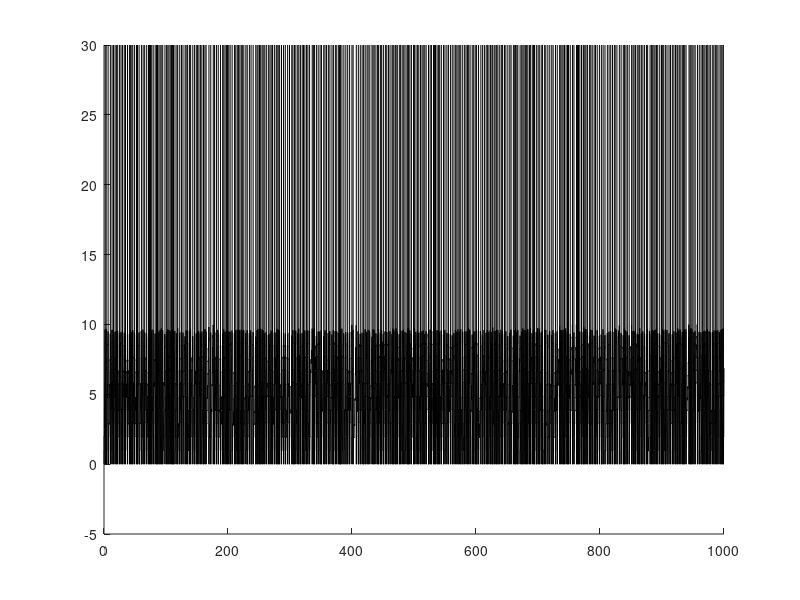
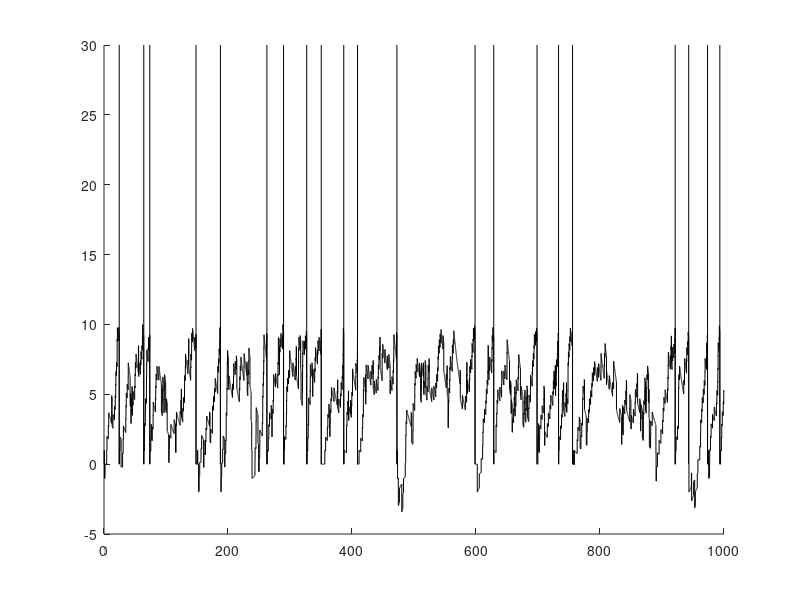
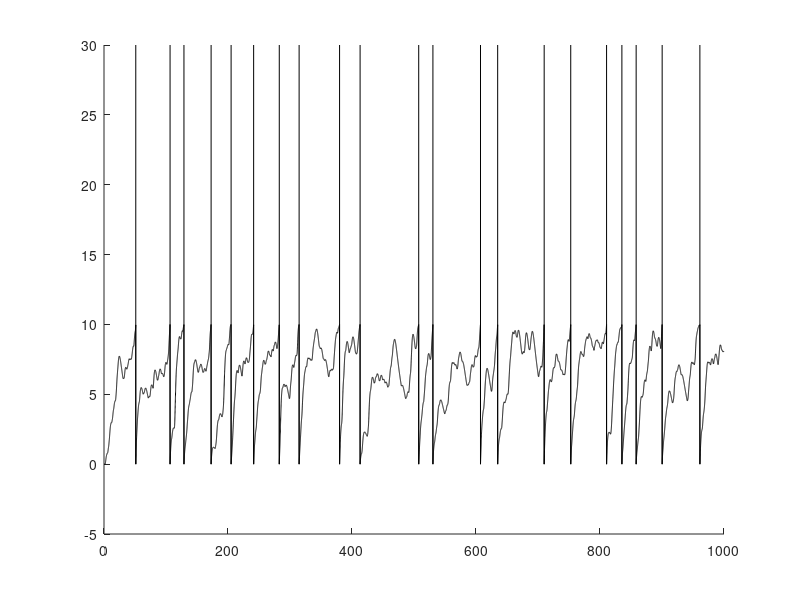
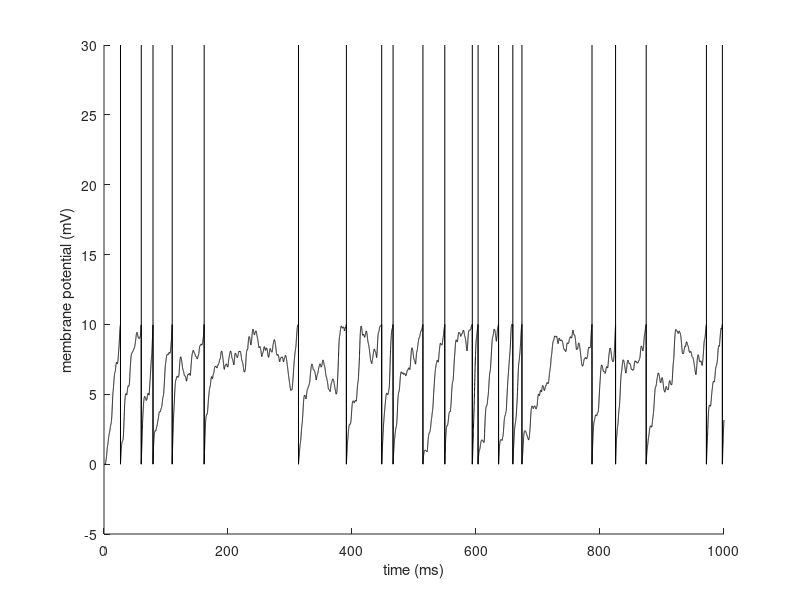

These charts were generated, in order, by the following MATLAB code:
%
%  Gabbiani & Cox, Mathematics for Neuroscientists, 2nd ed
%

%
%leaky integrate and fire with random inputs 
%modified from lif_syn.m

%test first constant current injection

%time constant
tau = 20; %ms

%input resistance
R = 10; %MOhms

v_thres = 10; %mV

%integration time step
dt = 0.05; %ms

%simulation time
t_max = 1000;
t_v = 0:dt:t_max-dt;
nt_v = length(t_v);

%compute constants to save time
dttau = dt/tau;
one_dttau = 1-dttau; %forward Euler
m1_dttau = 1/(1+dttau); %backward Euler

%number of simulations
%n_sims = 500;
n_sims = 1; %debugging

%input current
%constant current for debugging purposes
%i_v = 2*ones(size(t_v)); %nA

%to test the effect of a single synaptic input
%i_v = (qex/dt)*[zeros(size([0:dt:10-dt])) 1 zeros(size([10+dt:dt:t_max-dt]))];

%
%
% compute response to current-based excitation only.
%
%

%charge and number of excitatory inputs
qex = 2; %pCb
nex = 5000;

%save number of spikes per trial and isi distribution
n_spks_e = zeros(1,n_sims);
isis_e = [];

for j = 1:n_sims
    %EPSP input times uniformly distributed between 0 and t_max
    r_v = sort(t_max*rand(1,nex));

    %find corresponding indices in t_v
    ind_v = ceil(r_v/dt);
    ind_v = ind_v ( (ind_v > 0) & (ind_v <= nt_v));
    
    %generate pulse current vector
    i_v = zeros(size(t_v));
    i_v(ind_v) = 1;
    i_v = (qex/dt)*i_v;
    i_v_n = dttau * R * i_v;

    v_v = zeros(size(t_v));
    s_v = zeros(size(t_v));

    %simulate LIF response to input
    for i = 2:nt_v
        %forward Euler
        %v_v(i) = one_dttau * v_v(i-1) + i_v_n(i-1);
    
        %backward Euler
        v_v(i) = m1_dttau*(v_v(i-1) + i_v_n(i));
    
        if (v_v(i) >= v_thres)
            v_v(i) = 0;
            s_v(i) = 1;
        end;
    end;
    
    %spike indices
    ind_spk = find(s_v > 0.5);
    
    %compute number of spikes
    n_spks_e(j) = length(ind_spk);
    
    isis_e = [isis_e diff(t_v(ind_spk))]; 
end;

h_f1 = figure;
h_a1 = axes;

line('Parent',h_a1,'XData',t_v,'YData',v_v);


for i = 1:length(ind_spk);
    line('Parent',h_a1,'XData',[t_v(ind_spk(i)) t_v(ind_spk(i))],'YData',[0 30]);
end;

set(h_a1,'YLim',[-5 30]);

%for constant current input, compare simulated firing rate with theoretical f-i curve
%of LIF neuron
%fr_sim = sum(s_v)/t_max; %spk/ms
%fr_th = -1/(tau*log(1-v_thres/(R*i_v(1))));

%
%
% current-based excitation and inhibition
%
%

%number of inhibitory inputs adjusted for similar firing rate as without
%inhibition
qex = 2; %pCb
nex = 660;
qin = 4; %pCb
nin = 100;

%save number of spikes per trial and isi distribution
n_spks_i = zeros(1,n_sims);
isis_i = [];

for j = 1:n_sims
    %EPSP input times uniformly distributed between 0 and t_max
    r_v = sort(t_max*rand(1,nex));

    %find corresponding indices in t_v
    ind_v = ceil(r_v/dt);
    ind_v = ind_v ( (ind_v > 0) & (ind_v <= nt_v) );
    
    %generate pulse current vector
    i_v = zeros(size(t_v));
    i_v(ind_v) = 1;
    i_v = (qex/dt)*i_v;
    i_v_n = dttau * R * i_v;

    %IPSP input times uniformly distributed between 0 and t_max
    r_v = sort(t_max*rand(1,nin));

    %find corresponding indices in t_v
    ind_v = ceil(r_v/dt);
    ind_v = ind_v ( (ind_v > 0) & (ind_v <= nt_v) );
    
    %generate pulse current vector
    i_v = zeros(size(t_v));
    i_v(ind_v) = 1;
    i_v = (qin/dt)*i_v;
    
    %add to current vector
    i_v_n = i_v_n - dttau * R * i_v;
    
    v_v = zeros(size(t_v));
    s_v = zeros(size(t_v));


    %simulate LIF response to input
    for i = 2:nt_v
        %forward Euler
        %v_v(i) = one_dttau * v_v(i-1) + i_v_n(i-1);
    
        %backward Euler
        v_v(i) = m1_dttau*(v_v(i-1) + i_v_n(i));
    
        if (v_v(i) >= v_thres)
            v_v(i) = 0;
            s_v(i) = 1;
        end;
    end;
    
    %spike indices
    ind_spk = find(s_v > 0.5);
    
    %compute number of spikes
    n_spks_i(j) = length(ind_spk);    
    isis_i = [isis_i diff(t_v(ind_spk))]; 
end;

h_f2 = figure;
h_a2 = axes;

line('Parent',h_a2,'XData',t_v,'YData',v_v);

for i = 1:length(ind_spk);
    line('Parent',h_a2,'XData',[t_v(ind_spk(i)) t_v(ind_spk(i))],'YData',[0 30]);
end;

set(h_a2,'YLim',[-5 30]);

%
%
% conductance-based excitation
%
%

%number of inhibitory inputs adjusted for similar firing rate as without
%inhibition
qex = 2; %pCb
nex = 600;

%excitatory synaptic conductance
t_ex = 1; %ms
v_ex = 70; %mV

%the excitatory conductance in normalized to yield the same charge at rest 
%as the excitatory current sysnapse
g_ex = qex/(exp(1)*v_ex); %microS

%alpha function for excitatory input
t_syn = 0:dt:8*t_ex-dt;
g_se = (g_ex/t_ex)*t_syn.*exp(1-t_syn/t_ex);

%save number of spikes per trial and isi distribution
n_spks_eg = zeros(1,n_sims);
isis_eg = [];

for j = 1:n_sims
    %EPSP input times uniformly distributed between 0 and t_max
    r_v = sort(t_max*rand(1,nex));

    %find corresponding indices in t_v
    ind_v = ceil(r_v/dt);
    ind_v = ind_v ( (ind_v > 0) & (ind_v <= nt_v) );
    
    %generate pulse synaptic activation vector
    i_v = zeros(size(t_v));
    i_v(ind_v) = 1;
    %generate conductance vector
    g_v = conv(i_v,g_se);
    g_v = g_v(1:nt_v);
    %execute multiplication in advance to save time
    g_v_n = dttau * R * g_v;
    
    v_v = zeros(size(t_v));
    s_v = zeros(size(t_v));


    %simulate LIF response to input
    for i = 2:nt_v
        %forward Euler
        %v_v(i) = one_dttau * v_v(i-1) + g_v_n(i-1)*(v_ex-v_v(i-1));
    
        %backward Euler
        v_v(i) = (v_v(i-1) + g_v_n(i)*v_ex)/(1 + dttau + g_v_n(i));
    
        if (v_v(i) >= v_thres)
            v_v(i) = 0;
            s_v(i) = 1;
        end;
    end;
    
    %spike indices
    ind_spk = find(s_v > 0.5);
    
    %compute number of spikes
    n_spks_eg(j) = length(ind_spk);    
    isis_eg = [isis_eg diff(t_v(ind_spk))]; 
end;

h_f3 = figure;
h_a3 = axes;
line('Parent',h_a3,'XData',t_v,'YData',v_v);

for i = 1:length(ind_spk);
    line('Parent',h_a3,'XData',[t_v(ind_spk(i)) t_v(ind_spk(i))],'YData',[0 30]);
end;

set(h_a3,'YLim',[-5 30]);

%
%
% conductance-based excitation and inhibition
%
%

%number of inhibitory inputs adjusted for similar firing rate as without
%inhibition
qex = 2; %pCb
nex = 690;
qin = 4; %pCb
nin = 100;

%excitatory synaptic conductance
t_ex = 1; %ms
v_ex = 70; %mV

%the excitatory conductance in normalized to yield the same charge at rest 
%as the excitatory current sysnapse
g_ex = qex/(exp(1)*v_ex); %microS

%alpha function for excitatory input
t_syn_e = 0:dt:8*t_ex-dt;
g_se = (g_ex/t_ex)*t_syn_e.*exp(1-t_syn_e/t_ex);

%excitatory synaptic conductance
t_in = 4; %ms
v_in = 0; %mV

%the inhibitory conductance in normalized 
%as the excitatory synapse
g_in = qin/(exp(1)*v_ex); %microS

%alpha function for inhibitory input
t_syn_i = 0:dt:8*t_in-dt;
g_si = (g_in/t_in)*t_syn_i.*exp(1-t_syn_i/t_in);

%save number of spikes per trial and isi distribution
n_spks_ig = zeros(1,n_sims);
isis_ig = [];

for j = 1:n_sims
    %EPSP input times uniformly distributed between 0 and t_max
    r_v = sort(t_max*rand(1,nex));

    %find corresponding indices in t_v
    ind_v = ceil(r_v/dt);
    ind_v = ind_v ( (ind_v > 0) & (ind_v <= nt_v) );
    
    %generate pulse synaptic activation vector
    i_v = zeros(size(t_v));
    i_v(ind_v) = 1;
    %generate conductance vector
    g_ve = conv(i_v,g_se);
    g_ve = g_ve(1:nt_v);
    %execute multiplication in advance to save time
    g_ve_n = dttau * R * g_ve;

    %IPSP input times uniformly distributed between 0 and t_max
    r_v = sort(t_max*rand(1,nin));

    %find corresponding indices in t_v
    ind_v = ceil(r_v/dt);
    ind_v = ind_v ( (ind_v > 0) & (ind_v <= nt_v) );
    
    %generate pulse synaptic activation vector
    i_v = zeros(size(t_v));
    i_v(ind_v) = 1;
    %generate conductance vector
    g_vi = conv(i_v,g_si);
    g_vi = g_vi(1:nt_v);
    %execute multiplication in advance to save time
    g_vi_n = dttau * R * g_vi;
        
    v_v = zeros(size(t_v));
    s_v = zeros(size(t_v));


    %simulate LIF response to input
    for i = 2:nt_v
        %forward Euler
        %v_v(i) = one_dttau * v_v(i-1) + g_ve_n(i-1)*(v_ex-v_v(i-1)) + g_vi_n(i-1)*(v_in-v_v(i-1));
    
        %backward Euler
        v_v(i) = (v_v(i-1) + g_ve_n(i)*v_ex + g_vi_n(i)*v_in)/(1 + dttau + g_ve_n(i) + g_vi_n(i));
    
        if (v_v(i) >= v_thres)
            v_v(i) = 0;
            s_v(i) = 1;
        end;
    end;
    
    %spike indices
    ind_spk = find(s_v > 0.5);
    
    %compute number of spikes
    n_spks_ig(j) = length(ind_spk);    
    isis_ig = [isis_ig diff(t_v(ind_spk))]; 
end;

h_f4 = figure;
h_a4 = axes;
line('Parent',h_a4,'XData',t_v,'YData',v_v);

for i = 1:length(ind_spk);
    line('Parent',h_a4,'XData',[t_v(ind_spk(i)) t_v(ind_spk(i))],'YData',[0 30]);
end;

xlabel(h_a4,'time (ms)');
ylabel(h_a4,'membrane potential (mV)');

set(h_a4,'YLim',[-5 30]);

%print(handles.figure1,'-depsc','lif_rand_inp.eps');

